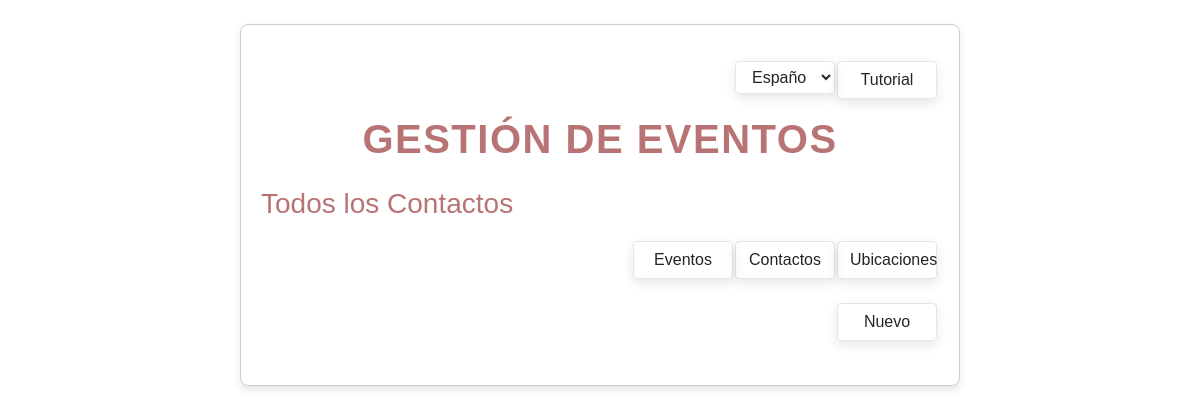
The page /act_contactos.php on the database as committed earlier.
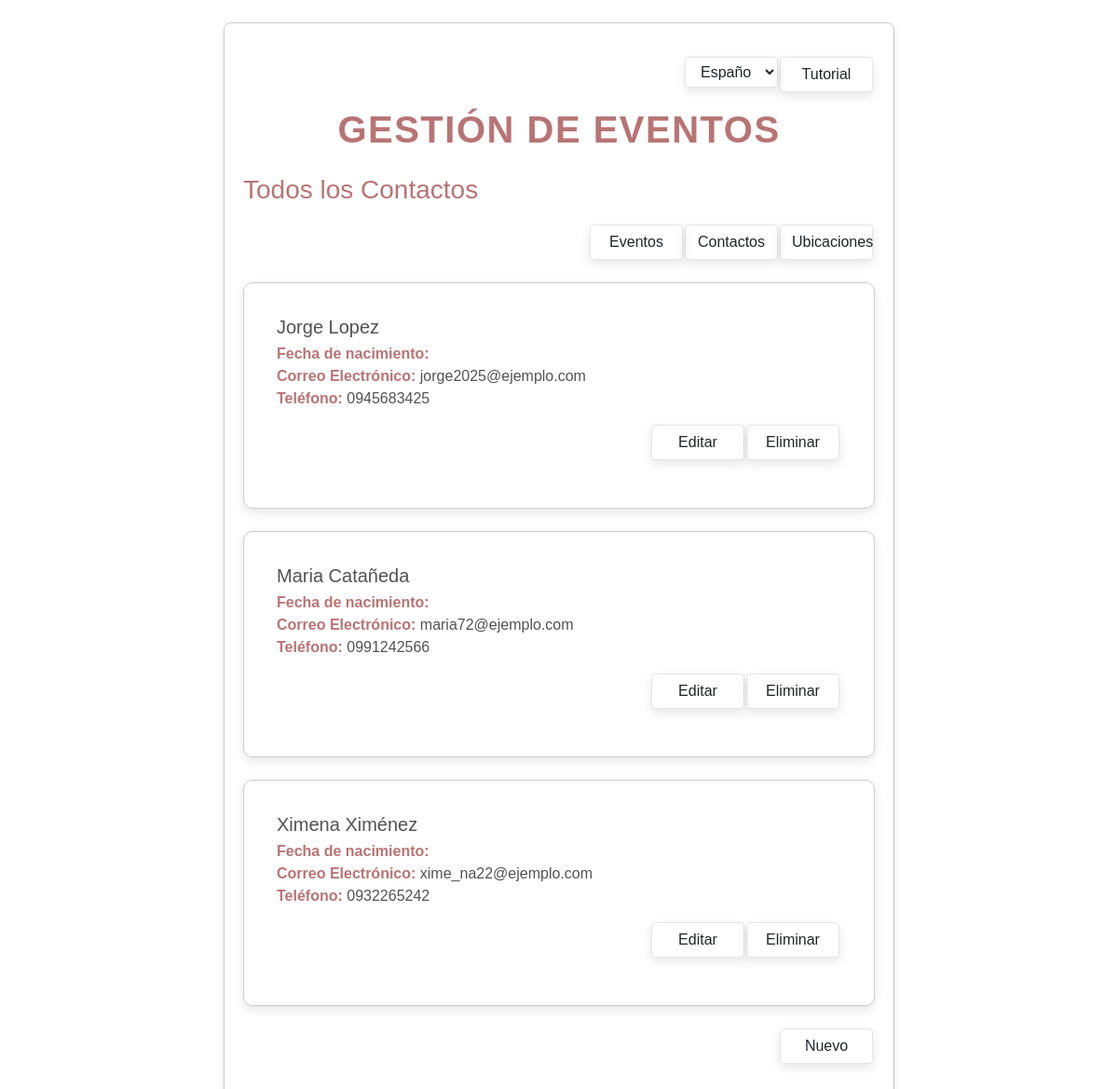
The same page on the database as committed later.
### tables this page shows
CREATE TABLE `contactos` (
  `id` int(11) NOT NULL,
  `nombre` varchar(255) NOT NULL,
  `email` varchar(255) DEFAULT NULL,
  `telefono` varchar(15) DEFAULT NULL,
  `apellido` varchar(255) DEFAULT NULL
);

### controllers/ContactoController.php (called while the page is built, shortened)
<?php
require_once __DIR__ . '/../models/Contacto.php';
class ContactosController
{
    private $contacto;
    public function __construct()
    {
        $this->contacto = new Contacto();
    }
    public function index()
    {
        $contactos = $this->contacto->obtenerContactos();
        require_once __DIR__ . '/../views/lista_contactos.php';
    }
}

### lang/es.php (called while the page is built)
<?php
$lang = array(
    "gestion-eventos" => "Gestión de eventos",
    "todos-eventos" => "Todos los eventos",
    "eventos" => "Eventos",
    "contactos" => "Contactos",
    "ubicaciones" => "Ubicaciones",
    "descripcion" => "Descripción",
    "categoria" => "Categoría",
    "lugar" => "Lugar",
    "fecha" => "Fecha",
    "hora" => "Hora",
    "editar" => "Editar",
    "eliminar" => "Eliminar",
    "nuevo" => "Nuevo",
    "nuevo-evento" => "Nuevo Evento",
    "titulo" => "Título",
    "guardar" => "Guardar",
    "cancelar" => "Cancelar",
    "editar-evento" => "Editar Evento",
    "actualizar" => "Actualizar",
    "todos-contactos" => "Todos los Contactos",
    "nombres" => "Nombres",
    "apellidos" => "Apellidos",
    "fecha_nacimiento" => "Fecha de nacimiento",
    "correo" => "Correo Electrónico",
    "telefono" => "Teléfono",
    "nuevo-contacto" => "Nuevo Contacto",
    "editar-contacto" => "Editar Contacto",
    "todas-ubicaciones" => "Todas las Ubicaciones",
    "nombre" => "Nombre",
    "direccion" => "Dirección",
    "detalle" => "Detalle",
    "nueva-ubicacion" => "Nueva Ubicación",
    "editar-ubicacion" => "Editar Ubicación",
    "tutorial" => "Tutorial",
    "idioma" => "Idioma",
);

### config/conexion.php (called while the page is built, shortened)
<?php
function conectarDB() {
    $conexion = new mysqli(DB_HOST, DB_USER, DB_PASS, DB_NAME);
    return $conexion;
}

### models/Contacto.php (called while the page is built, shortened)
<?php
require_once __DIR__ . '/../config/conexion.php';
class Contacto
{
    private $conexion;
    public function __construct()
    {
        $this->conexion = conectarDB();
    }
    public function obtenerContactos()
    {
        $sql = "SELECT * FROM contactos";
        $resultado = $this->conexion->query($sql);
        return $resultado->fetch_all(MYSQLI_ASSOC);
    }
}

### views/lista_contactos.php (the view, shortened to what this page needs)
<!DOCTYPE html>
<html lang="<?php echo $_SESSION['lang']; ?>">
<head>
    <link rel="stylesheet" href="https://stackpath.bootstrapcdn.com/bootstrap/4.5.2/css/bootstrap.min.css">
    <link rel="stylesheet" href="./styles/styles.css">
</head>
<body>
    <div class="container mt-4 mb-3">
        <div class="d-flex justify-content-end mt-3 mb-3">
            <form method="POST" id="lang-form">
                <select name="lang" id="lang-selector" class="form-select btn btn-custom">
                    <option value="es" <?php if ($_SESSION['lang'] == 'es') echo 'selected'; ?>>Español</option>
                </select>
            </form>
            <a href="" class="btn btn-custom"><?php echo $lang["tutorial"]; ?></a>
        </div>
        <h1 class="titulo-principal mt-3 mb-3"><?php echo $lang["gestion-eventos"]; ?></h1>
        <div class="mt-4 mb-4">
            <h3 class="titulo-secundario"><?php echo $lang["todos-contactos"]; ?></h3>
            <div class="d-flex justify-content-end mt-3 mb-3">
                <a href="index.php" class="btn btn-custom"><?php echo $lang["eventos"]; ?></a>
                <a href="act_contactos.php" class="btn btn-custom"><?php echo $lang["contactos"]; ?></a>
                <a href="act_ubicaciones.php" class="btn btn-custom"><?php echo $lang["ubicaciones"]; ?></a>
            </div>
            <div class="mt-4 mb-4">
                <?php foreach ($contactos as $contacto): ?>
                    <div class="card mt-4 mb-4">
                        <div class="card-body">
                            <h5 class="card-title"><?= htmlspecialchars($contacto['nombre']) ?> <?= htmlspecialchars($contacto['apellido']) ?></h5>
                            <p class="card-text">
                                <strong><?php echo $lang["fecha_nacimiento"]; ?>:</strong> <?= htmlspecialchars($contacto['fecha_nacimiento']) ?><br>
                                <strong><?php echo $lang["correo"]; ?>:</strong> <?= htmlspecialchars($contacto['email']) ?><br>
                                <strong><?php echo $lang["telefono"]; ?>:</strong> <?= htmlspecialchars($contacto['telefono']) ?><br>
                            </p>
                            <div class="d-flex justify-content-end mt-3 mb-3">
                                <a href="act_contactos.php?action=editar&id=<?= htmlspecialchars($contacto['id']) ?>" class="btn btn-custom"><?php echo $lang["editar"]; ?></a>
                                <a href="act_contactos.php?action=eliminar&id=<?= htmlspecialchars($contacto['id']) ?>" class="btn btn-custom"><?php echo $lang["eliminar"]; ?></a>
                            </div>
                        </div>
                    </div>
                <?php endforeach; ?>
            </div>
            <div class="d-flex justify-content-end mt-3 mb-3">
                <a href="act_contactos.php?action=agregar" class="btn btn-custom"><?php echo $lang["nuevo"]; ?></a>
            </div>
        </div>
    </div>
</body>
</html>

Rows that differ between the two databases and show on the page:
added contactos: nombre "Jorge", apellido "Lopez", email "jorge2025@ejemplo.com", telefono "0945683425"
added contactos: nombre "Maria", apellido "Catañeda", email "maria72@ejemplo.com", telefono "0991242566"
added contactos: nombre "Ximena", apellido "Ximénez", email "xime_na22@ejemplo.com", telefono "0932265242"
